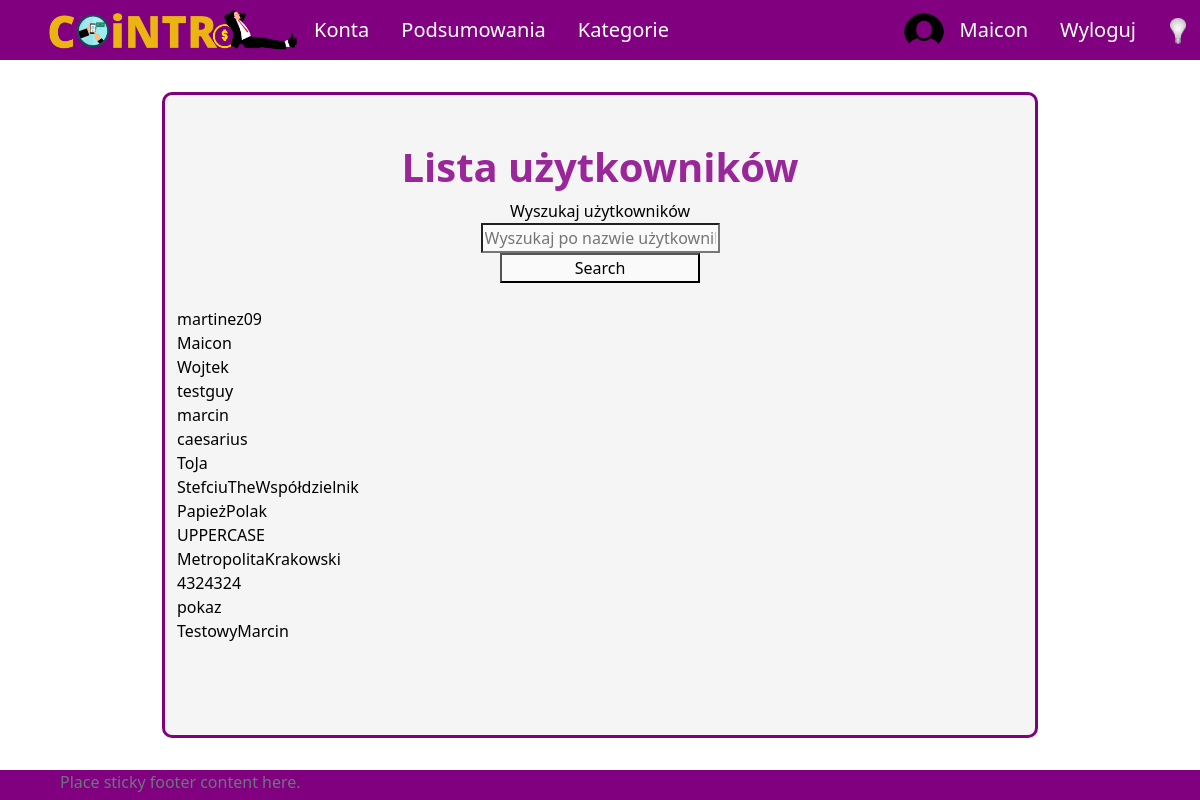
/profiles (signed in), run on an earlier commit of the app's database.
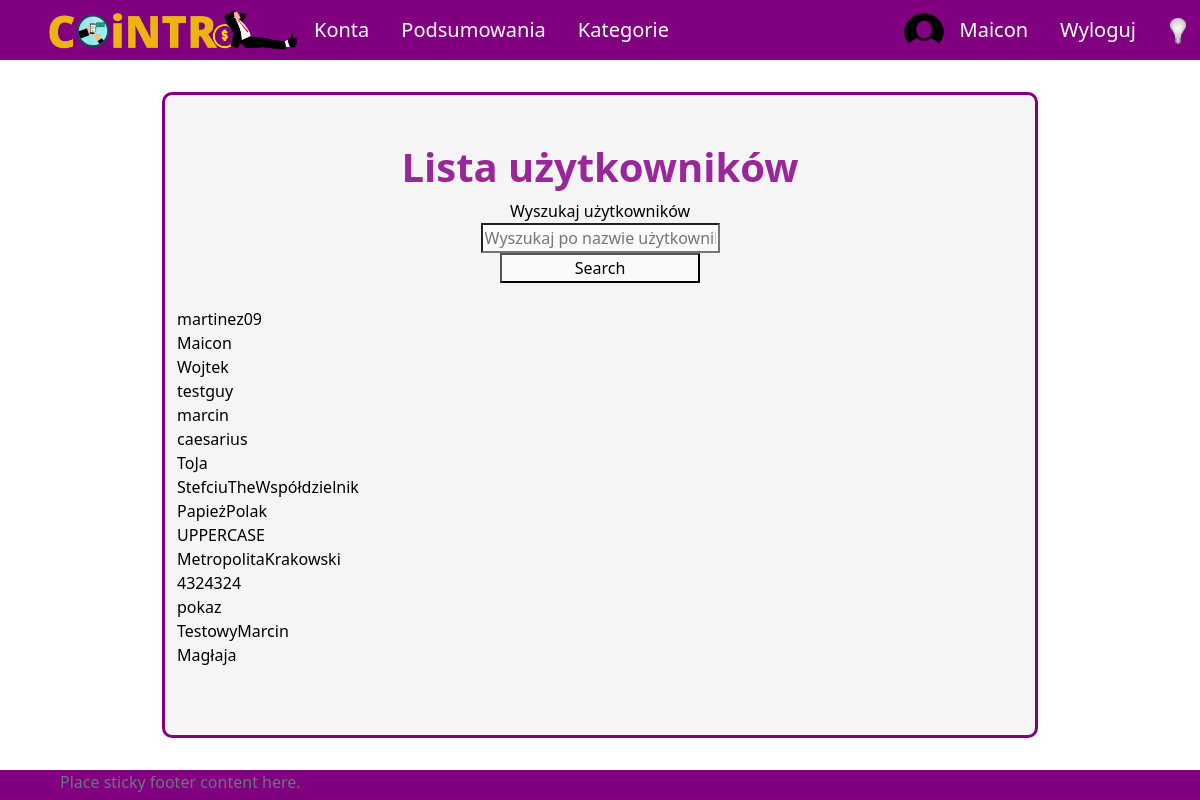
And on a later commit of the database.
### UsersApp/models.py (models this page shows, shortened)
class Profile(models.Model):
    user = models.OneToOneField(User, on_delete=models.CASCADE, null=True, blank=True)
    name = models.CharField(max_length=200, blank=True, null=True)
    email = models.EmailField(max_length=400, null=True, blank=True)
    username = models.CharField(max_length=200, blank=True, null=True)
    currency = models.ForeignKey('Currency', on_delete=models.SET_NULL, null=True)
    image = models.ImageField(null=True, blank=True)
    created = models.DateTimeField(auto_now_add=True)
    id = models.UUIDField(default=uuid.uuid4, unique=True,
                            primary_key=True, editable=False)

### UsersApp/views/user_views.py (the view)
# urls.py: path('profiles', views.allProfiles, name='profiles'),
@login_required(login_url='login')
def allProfiles(request):
    profiles = Profile.objects.all()
    search_query = ''
    if request.GET.get('search_query'):
        search_query = request.GET.get('search_query')
    profiles= Profile.objects.filter(username__icontains=search_query)
    context = {'search_query' : search_query, 'profiles' : profiles}
    return render(request, 'application/profiles-list.html', context)

### templates/application/profiles-list.html (shortened to what this page needs)
{% extends 'application/base.html' %}
{% block content %}
<div class="title">
    <h1>Lista użytkowników</h1>
</div>
<form method="GET" action="{% url 'profiles' %}">
    <label for="search-bar">Wyszukaj użytkowników </label>
    <input id="search-bar" type="text" name="search_query" value="{{search_query}}" placeholder="Wyszukaj po nazwie użytkownika" />
    <input type="submit" value="Search" />
</form>
<br />
{% for profile in profiles %}
    {{profile.username}}
    <br />
{% endfor%}
{% endblock %}

What changed in the data, as far as the page shows it:
added Profile: username "Magłaja"
